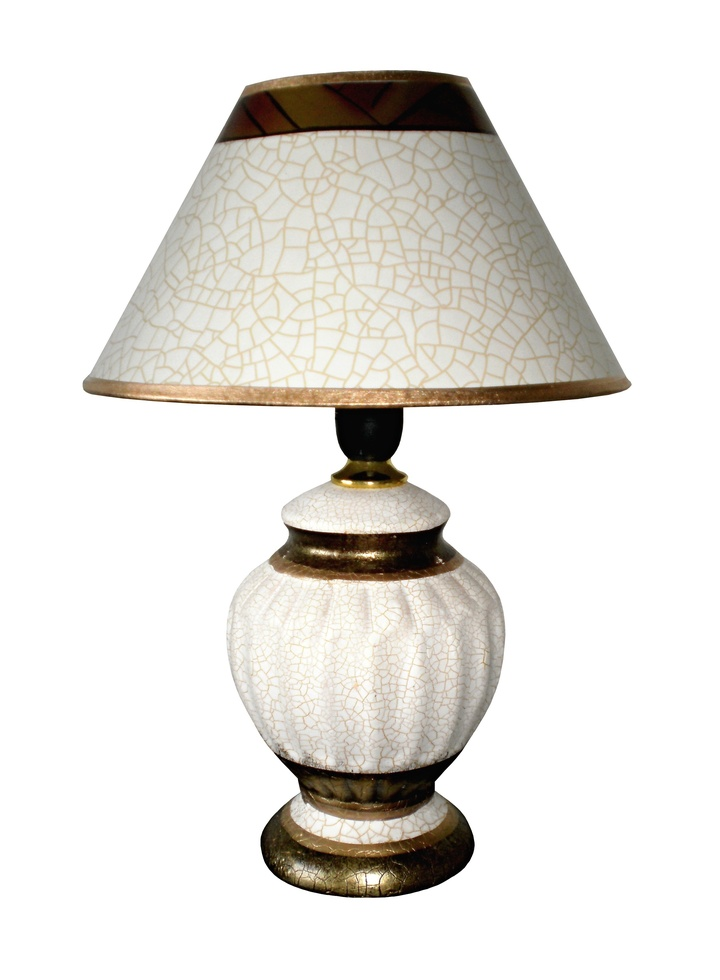
#> input picture test/lamp.jpg, 720 x 980 px, shrunk from 2432 x 3312 before the run
$ python bulk_draw_modified_two_texts.py
#> lines starting #> are read from the running program, lines starting #| are printed output that depends on the picture; after the words box and inside, x2 and y2 are one past the last pixel; in counts of white or black regions, pixels touching at a corner belong together

import cv2
import os

def calculate_font_scale(image, target_point_size):
    # Assuming 300 DPI for the image, which is a common print resolution
    dpi = 300

    # Convert point size to pixels. 1 point = 1/72 inches
    point_size_in_pixels = (target_point_size / 72) * dpi

    # Use the height of the image to calculate the scale
    image_height = image.shape[0]
    font_scale = point_size_in_pixels / image_height

    return font_scale

def draw_bounding_box_lines(image_path, output_path):
#> called with image_path = 'test/lamp.jpg', output_path = 'output_image.jpg'
    target_point_size = 22  # Desired text point size

    # Load the image
    image = cv2.imread(image_path)
#> image is the input picture: shape (980, 720, 3); mean B, G, R 223.3, 227.6, 230

    # Calculate font scale based on the image and target point size
    font_scale = calculate_font_scale(image, target_point_size)
#> font_scale = 0.0935
    font_thickness = 2

    gray = cv2.cvtColor(image, cv2.COLOR_BGR2GRAY)
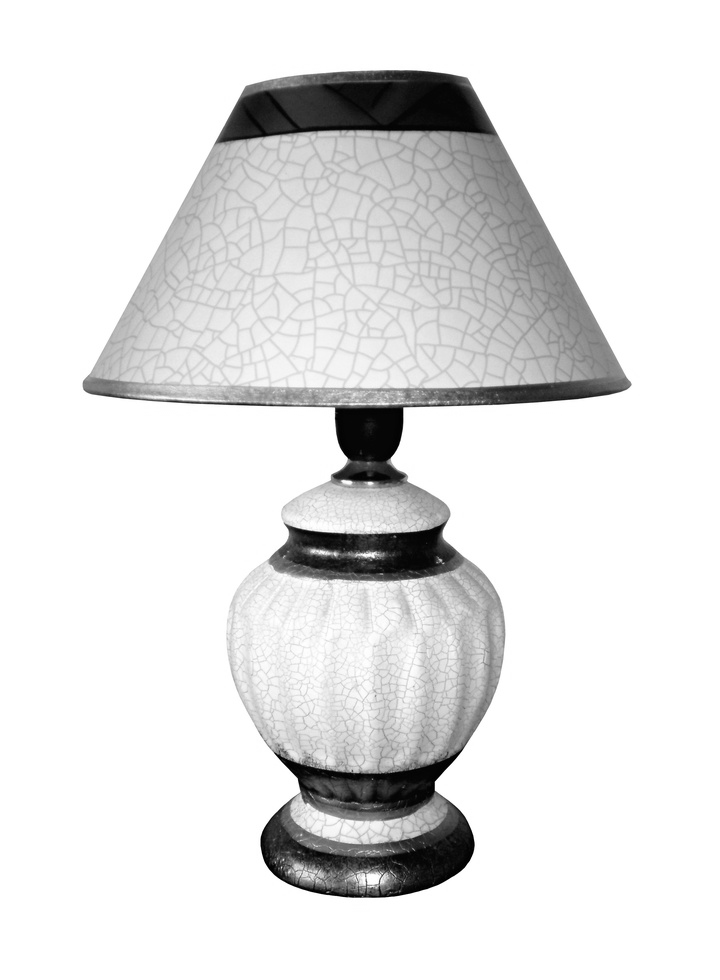
#> gray: shape (980, 720); min 0, max 255, mean 227.8

    # Apply thresholding to get a binary image
    _, thresh = cv2.threshold(gray, 240, 255, cv2.THRESH_BINARY_INV)
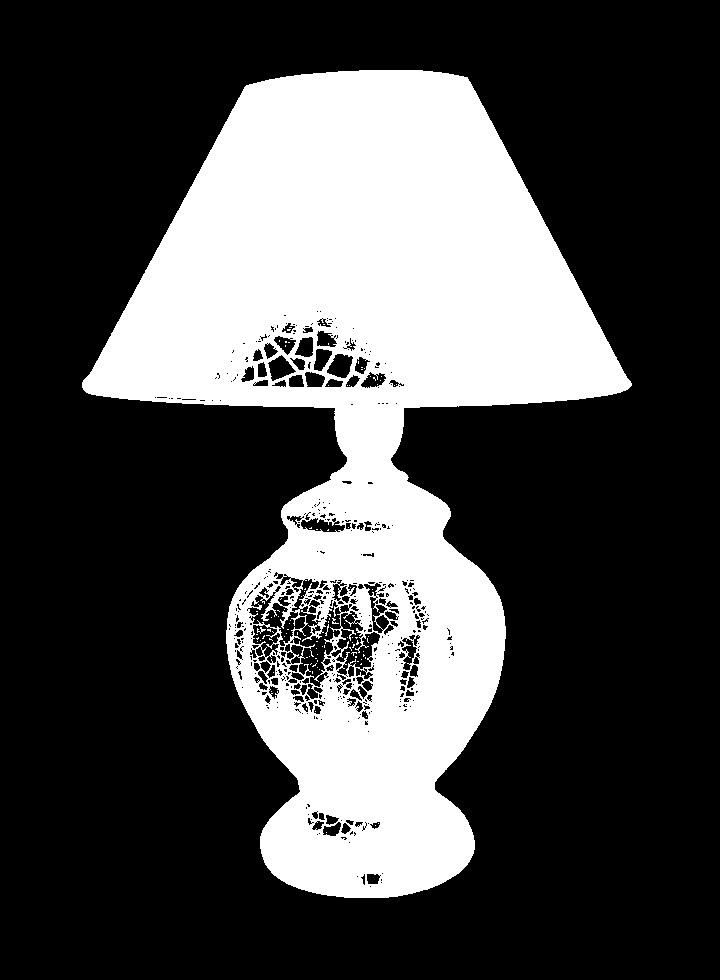
#> thresh: shape (980, 720); 28.9% white; 102 white regions (100 under 20 px)

    # Find contours
    contours, _ = cv2.findContours(thresh, cv2.RETR_EXTERNAL, cv2.CHAIN_APPROX_SIMPLE)
#> contours = 1 contour; box (x1, y1, x2, y2) and area: (82, 70, 632, 898) 218528

    if contours:
        # Get the largest contour, assuming it is the object
        cnt = max(contours, key=cv2.contourArea)
#> cnt = contour of 1264 points, box (x1, y1, x2, y2) (82, 70, 632, 898), area 218528

        # Get the bounding box of the contour
        x, y, w, h = cv2.boundingRect(cnt)
#> x = 82; y = 70; w = 550; h = 828

        # Check if the bounding box is close to the edge
        if is_close_to_edge(x, y, w, h, image.shape[1], image.shape[0]):
            border_width = w // 3
            border_height = h // 3
            image = cv2.copyMakeBorder(image, border_height, border_height, border_width, border_width, cv2.BORDER_CONSTANT, value=[255, 255, 255])

        # Draw the bounding box
        cv2.rectangle(image, (x, y), (x + w, y + h), (0, 255, 0), 2)
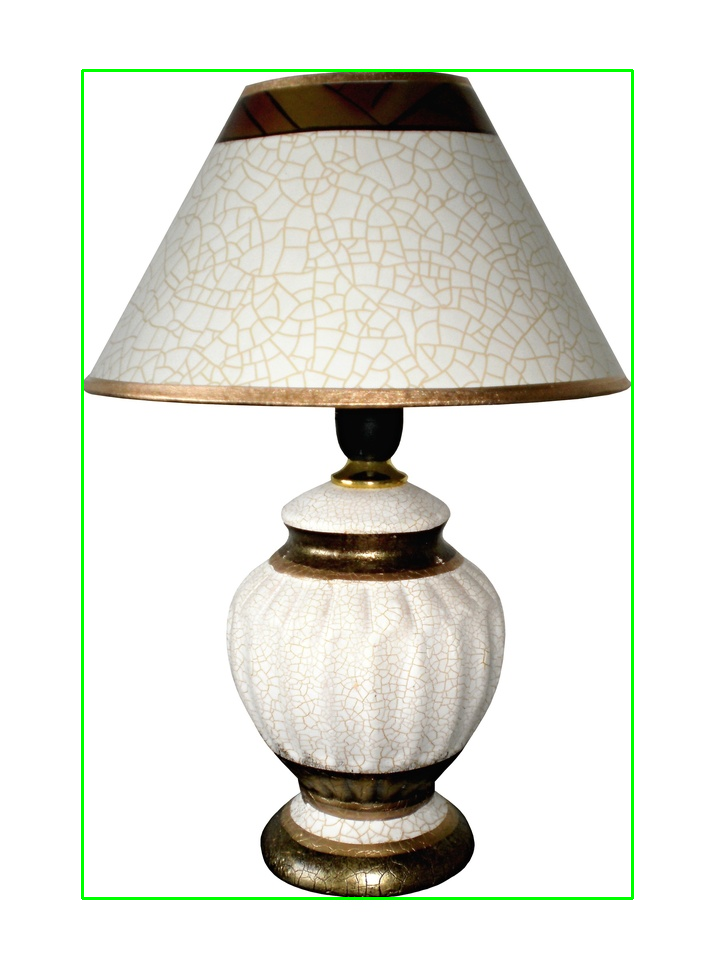
#> image: shape (980, 720, 3); 1.17% of pixels changed, all inside (x1, y1, x2, y2) = (81, 69, 634, 900)

        # Put text 1
        cv2.putText(image, 'Object', (x, y - 10), cv2.FONT_HERSHEY_SIMPLEX, font_scale, (0, 255, 0), font_thickness)
#> image: shape (980, 720, 3); 0.01% of pixels changed, all inside (x1, y1, x2, y2) = (81, 57, 93, 63)

        # Put text 2 (example)
        cv2.putText(image, 'Another Text', (x, y + h + 20), cv2.FONT_HERSHEY_SIMPLEX, font_scale, (0, 0, 255), font_thickness)
#> image: shape (980, 720, 3); mean B, G, R 220.3, 227.6, 227.1

    # Save the image
    cv2.imwrite(output_path, image)

def is_close_to_edge(x, y, w, h, image_width, image_height, threshold=10):
    return x < threshold or y < threshold or (x + w) > (image_width - threshold) or (y + h) > (image_height - threshold)

# Example usage
draw_bounding_box_lines('test/lamp.jpg', 'output_image.jpg')
